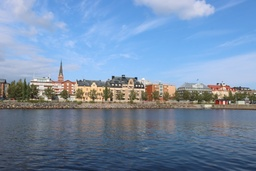
#> input picture Panorama/IMG_1805.JPG, 256 x 171 px, shrunk from 2048 x 1365 before the run
$ python -i student.py   (imports and definitions only)
#> lines starting #> are read from the running program, lines starting #| are printed output that depends on the picture; after the words box and inside, x2 and y2 are one past the last pixel; in counts of white or black regions, pixels touching at a corner belong together
'''
@author: Prathmesh R Madhu.
For educational purposes only
'''
# -*- coding: utf-8 -*-
from __future__ import division

import skimage.io
import skimage.feature
import skimage.color
import skimage.transform
import skimage.util
import skimage.segmentation as segmentation
import numpy as np
from skimage.color import rgb2hsv


def generate_segments(im_orig, scale, sigma, min_size):
    """
    Task 1: Segment smallest regions by the algorithm of Felzenswalb.
    1.1. Generate the initial image mask using felzenszwalb algorithm
    1.2. Merge the image mask to the image as a 4th channel
    """
    ### YOUR CODE HERE ###
    segement_mask = segmentation.felzenszwalb(im_orig, scale, sigma, min_size)
    seg_img = np.zeros((im_orig.shape[0], im_orig.shape[1], 4))
    seg_img[:, :, :3] = im_orig
    seg_img[:, :, 3] = segement_mask
    return seg_img


def sim_colour(r1, r2):
    """
    2.1. calculate the sum of histogram intersection of colour
    """
    ### YOUR CODE HERE ###
    sum = 0
    for a, b in zip(r1["hist_color"], r2["hist_color"]):
        con = np.concatenate(([a], [b]), axis=0)
        sum += np.sum(np.min(con, axis=0))
    return sum


def sim_texture(r1, r2):
    """
    2.2. calculate the sum of histogram intersection of texture
    """
    ### YOUR CODE HERE ###
    sum = 0
    for a, b in zip(r1["hist_text"], r2["hist_text"]):
        con = np.concatenate(([a], [b]), axis=0)
        sum += np.sum(np.min(con, axis=0))
    return sum


def sim_size(r1, r2, imsize):
    """
    2.3. calculate the size similarity over the image
    """
    ### YOUR CODE HERE ###
    return 1 - (r1["size"] + r2["size"]) / imsize


def sim_fill(r1, r2, imsize):
    """
    2.4. calculate the fill similarity over the image
    """
    ### YOUR CODE HERE ###
    max_x = max(r1["max_x"], r2["max_x"])
    min_x = min(r1["min_x"], r2["min_x"])
    max_y = max(r1["max_y"], r2["max_y"])
    min_y = min(r1["min_y"], r2["min_y"])
    bb_size = (max_x - min_x) * (max_y - min_y)
    return 1 - (bb_size - r1["size"] - r2["size"]) / imsize


def calc_sim(r1, r2, imsize):
    return (sim_colour(r1, r2) + sim_texture(r1, r2)
            + sim_size(r1, r2, imsize) + sim_fill(r1, r2, imsize))


def calc_colour_hist(img):
    """
    Task 2.5.1
    calculate colour histogram for each region
    the size of output histogram will be BINS * COLOUR_CHANNELS(3)
    number of bins is 25 as same as [uijlings_ijcv2013_draft.pdf]
    extract HSV
    """
    BINS = 25
    hist = []
    ### YOUR CODE HERE ###
    for i in range(3):
        h, _ = np.histogram(img[:, i], bins=BINS)
        hist.append(h)
    #  normalization
    return np.array(hist) / len(img)


def calc_texture_gradient(img):
    """
    Task 2.5.2
    calculate texture gradient for entire image
    The original SelectiveSearch algorithm proposed Gaussian derivative
    for 8 orientations, but we will use LBP instead.
    output will be [height(*)][width(*)]
    Useful function: Refer to skimage.feature.local_binary_pattern documentation
    """
    ret = np.zeros((img.shape[0], img.shape[1], img.shape[2]))
    ### YOUR CODE HERE ###
    # LBP is an invariant descriptor that can be used for texture classification.
    for i in range(3):
        ret[:, :, i] = skimage.feature.local_binary_pattern(img[:, :, i], P=8, R=1)
    return ret


def calc_texture_hist(img):
    """
    Task 2.5.3
    calculate texture histogram for each region
    calculate the histogram of gradient for each colours
    the size of output histogram will be
        BINS * ORIENTATIONS * COLOUR_CHANNELS(3)
    Do not forget to L1 Normalize the histogram
    """
    BINS = 10
    hist = []
    ### YOUR CODE HERE ###
    for i in range(3):
        h, _ = np.histogram(img[:, i], bins=BINS)
        hist.append(h)
    # L1 normalize
    return np.array(hist) / len(img)


def extract_regions(img):
    """
    Task 2.5: Generate regions denoted as datastructure R
    - Convert image to hsv color map
    - Count pixel positions
    - Calculate the texture gradient
    - calculate color and texture histograms
    - Store all the necessary values in R.
    """
    R = {}
    ### YOUR CODE HERE ###
    # Convert image to hsv color map
    hsv_img = rgb2hsv(img[:, :, :3])
    mask = img[:, :, 3]
    texture_gradient = calc_texture_gradient(img[:, :, :-1])
    for i in range(int(np.max(mask))):
        y_set, x_set = np.where(mask == i)
        masked_area = mask == i
        R[i] = {
            "labels": i,
            "size": np.sum(masked_area == 1),
            "min_x": np.min(x_set),
            "max_x": np.max(x_set),
            "min_y": np.min(y_set),
            "max_y": np.max(y_set),
            "hist_color": calc_colour_hist(hsv_img[masked_area]),
            "hist_text": calc_texture_hist(texture_gradient[masked_area])
        }
    return R


def extract_neighbours(regions):
    def intersect(a, b):
        if (a["min_x"] < b["min_x"] < a["max_x"]
            and a["min_y"] < b["min_y"] < a["max_y"]) or (
                a["min_x"] < b["max_x"] < a["max_x"]
                and a["min_y"] < b["max_y"] < a["max_y"]) or (
                a["min_x"] < b["min_x"] < a["max_x"]
                and a["min_y"] < b["max_y"] < a["max_y"]) or (
                a["min_x"] < b["max_x"] < a["max_x"]
                and a["min_y"] < b["min_y"] < a["max_y"]):
            return True
        return False

    # Hint 1: List of neighbouring regions
    # Hint 2: The function intersect has been written for you and is required to check neighbours
    neighbours = []
    ### YOUR CODE HERE ###
    for i in range(len(regions)):
        for j in range(len(regions)):
            if i in regions.keys() and j in regions.keys() and i < j:
                if intersect(regions[i], regions[j]):
                    n1 = (i, regions[i])
                    n2 = (j, regions[j])
                    neighbours.append((n1, n2))
    return neighbours


def merge_regions(r1, r2):
    new_size = r1["size"] + r2["size"]
    ### YOUR CODE HERE
    rt = {
        "labels": r1["labels"] + r2["labels"],
        "size": new_size,
        "min_x": min(r1["min_x"], r2["min_x"]),
        "min_y": min(r1["min_y"], r2["min_y"]),
        "max_x": max(r1["max_x"], r2["max_x"]),
        "max_y": max(r1["max_y"], r2["max_y"]),
        "hist_color": (r1["hist_color"] * r1["size"] + r2["hist_color"] * r2["size"]) / new_size,
        "hist_text": (r1["hist_text"] * r1["size"] + r2["hist_text"] * r2["size"]) / new_size
    }
    return rt


def selective_search(image_orig, scale=1.0, sigma=0.8, min_size=50):
    '''
    Selective Search for Object Recognition" by J.R.R. Uijlings et al.
    :arg:
        image_orig: np.ndarray, Input image
        scale: int, determines the cluster size in felzenszwalb segmentation
        sigma: float, width of Gaussian kernel for felzenszwalb segmentation
        min_size: int, minimum component size for felzenszwalb segmentation

    :return:
        image: np.ndarray,
            image with region label
            region label is stored in the 4th value of each pixel [r,g,b,(region)]
        regions: array of dict
            [
                {
                    'rect': (left, top, width, height),
                    'labels': [...],
                    'size': component_size
                },
                ...
            ]
    '''

    # Checking the 3 channel of input image
    assert image_orig.shape[2] == 3, "Please use image with three channels."
    imsize = image_orig.shape[0] * image_orig.shape[1]

    # Task 1: Load image and get smallest regions. Refer to `generate_segments` function.
    image = generate_segments(image_orig, scale, sigma, min_size)

    if image is None:
        return None, {}

    # Task 2: Extracting regions from image
    # Task 2.1-2.4: Refer to functions "sim_colour", "sim_texture", "sim_size", "sim_fill"
    # Task 2.5: Refer to function "extract_regions". You would also need to fill "calc_colour_hist",
    # "calc_texture_hist" and "calc_texture_gradient" in order to finish task 2.5.
    R = extract_regions(image)

    # Task 3: Extracting neighbouring information
    # Refer to function "extract_neighbours"
    neighbours = extract_neighbours(R)

    # Calculating initial similarities
    S = {}
    # ai = key = label, ar = value = similarity
    for (ai, ar), (bi, br) in neighbours:
        S[(ai, bi)] = calc_sim(ar, br, imsize)

    # Hierarchical search for merging similar regions
    while S != {}:

        # Get largest similarity
        i, j = sorted(S.items(), key=lambda i: i[1])[-1][0]

        # Task 4: Merge corresponding regions. Refer to function "merge_regions"
        t = max(R.keys()) + 1.0
        R[t] = merge_regions(R[i], R[j])

        # Task 5: Mark similarities for regions to be removed
        ### YOUR CODE HERE ###
        reg2remove = []
        for key in S.keys():
            if (i in key) or (j in key):
                reg2remove.append(key)

        # Task 6: Remove old similarities of related regions
        ### YOUR CODE HERE ###
        for k in reg2remove:
            del S[k]

        # Task 7: Calculate similarities with the new region
        ### YOUR CODE HERE ###
        for (x, y) in reg2remove:
            if (x, y) != (i, j):
                if x != i:
                    new = x
                elif y != j:
                    new = y
                S[(t, new)] = calc_sim(R[t], R[new], imsize)

    # Task 8: Generating the final regions from R
    regions = []
    ### YOUR CODE HERE ###
    for r in R.values():
        regions.append({
            'rect': (
                r['min_x'], r['min_y'],
                r['max_x'] - r['min_x'], r['max_y'] - r['min_y']),
            'size': r['size'],
            'labels': r['labels']
        })
    return image, regions

>>> import cv2
>>> picture = cv2.cvtColor(cv2.imread('../Panorama/IMG_1805.JPG'), cv2.COLOR_BGR2RGB)
>>> result = selective_search(picture)
#> in generate_segments, `segement_mask = segmentation.felzenszwalb(im_orig, scale, sigma, min_s..`:
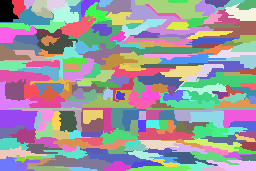
#> segement_mask: shape (171, 256) int64; 217 distinct labels, from 0 to 216; one colour per label, 0 black
#> in generate_segments, `seg_img[:, :, 3] = segement_mask`:
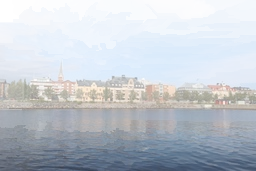
#> seg_img: shape (171, 256, 4) float64; mean R, G, B, A 118.2, 141, 169.1, 102.9; transparent parts drawn white
#> in extract_regions, `hsv_img = rgb2hsv(img[:, :, :3])`: hsv_img: shape (171, 256, 3) float64; mean of channels 0, 1, 2 0.5, 0.3, 174.6
#> in extract_regions, `mask = img[:, :, 3]`:
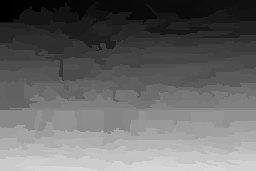
#> mask: shape (171, 256) float64; min 0, max 216, mean 102.9
#> after the loop in calc_texture_gradient, `for i in range(3):`:
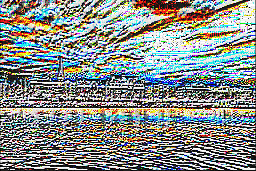
#> ret: shape (171, 256, 3) float64; mean of channels 0, 1, 2 136.6, 140.2, 134.7; drawn as B, G, R
#> the loop in extract_regions, `for i in range(int(np.max(mask))):` made 216 passes
#> pass 1, in extract_regions, `masked_area = mask == i`:
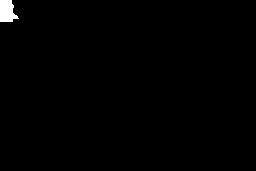
#> masked_area: shape (171, 256) bool; 0.7% white; 1 white region, box (x1, y1, x2, y2) and area: (0, 0, 19, 22) 308
#> pass 2, in extract_regions, `masked_area = mask == i`:
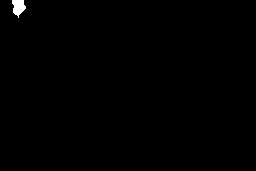
#> masked_area: shape (171, 256) bool; 0.38% white; 1 white region, box (x1, y1, x2, y2) and area: (12, 0, 26, 18) 165
#> pass 3, in extract_regions, `masked_area = mask == i`:
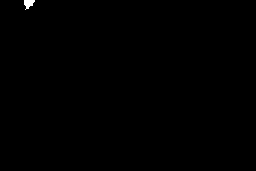
#> masked_area: shape (171, 256) bool; 0.16% white; 1 white region, box (x1, y1, x2, y2) and area: (24, 0, 35, 10) 69
#> after the loop in extract_regions, `for i in range(int(np.max(mask))):`: R = 216 items
#> after the loop in extract_neighbours, `for i in range(len(regions)):`: neighbours = 500 items
#> the loop in selective_search, `for (ai, ar), (bi, br) in neighbours:` made 500 passes
#> (ai, bi) on passes 1 to 3: (0, 1), (1, 2), (2, 22)
#> the loop in selective_search, `while S != {}:` made 261 passes
#> (i, j, new_size in merge_regions) on passes 1 to 3: (117, 126, 598), (216, 126, 935), (195, 196, 607)
